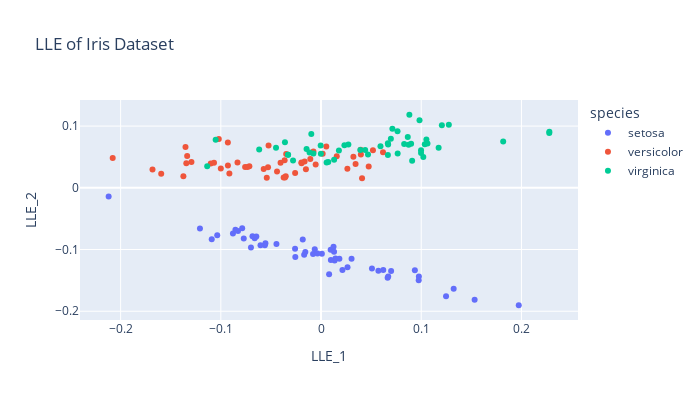

Notebook code cell kept with this figure:
### Code cell
# Plottind the data in the LLE space
fig_lle = px.scatter(df_lle, x='LLE_1', y='LLE_2', color='species',
                    width=700, height=400, title='LLE of Iris Dataset')
fig_lle.show()
